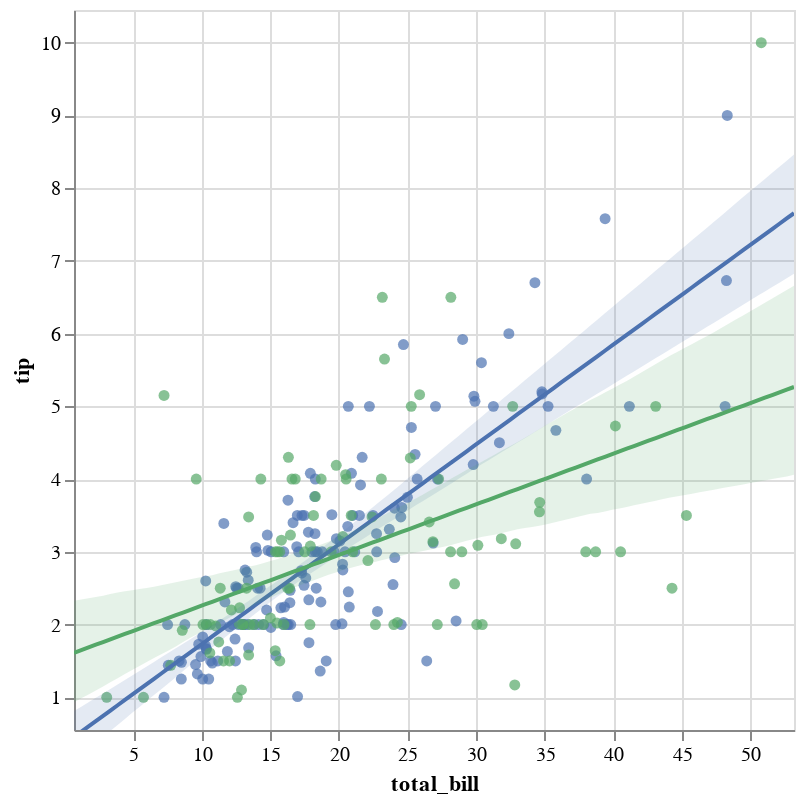

Here is the notebook cell this chart was saved with:
### Code cell
display(salt.lmplot(x="total_bill", y="tip", hue="smoker", data=tips))
g = sns.lmplot(x="total_bill", y="tip", hue="smoker", data=tips, markers=["o", "x"])

### Figure 1 — Vega-Lite specification as saved in the notebook (floating-point values rounded to 4 significant figures; data arrays with more than 128 entries replaced by an {"elided": "..."} marker saying what was removed)
{"$schema": "https://vega.github.io/schema/vega-lite/v2.4.1.json", "config": {"view": {"height": 300, "width": 400}}, "height": 360, "layer": [{"data": {"values": {"elided": "151 records"}}, "encoding": {"color": {"value": "rgba(76.0,114.0,176.0,1)"}, "x": {"axis": {"title": "total_bill"}, "field": "total_bill", "scale": {"domain": [0.683, 53.2], "nice": false}, "type": "quantitative"}, "y": {"axis": {"title": "tip"}, "field": "tip", "scale": {"domain": [0.55, 10.45], "nice": false}, "type": "quantitative"}}, "mark": {"clip": true, "type": "circle"}}, {"data": {"values": [{"day": "Sat", "sex": "Male", "size": 4, "smoker": "Yes", "time": "Dinner", "tip": 3, "total_bill": 38.01}, {"day": "Sat", "sex": "Male", "size": 2, "smoker": "Yes", "time": "Dinner", "tip": 1.76, "total_bill": 11.24}, {"day": "Sat", "sex": "Male", "size": 2, "smoker": "Yes", "time": "Dinner", "tip": 3.21, "total_bill": 20.29}, {"day": "Sat", "sex": "Male", "size": 2, "smoker": "Yes", "time": "Dinner", "tip": 2, "total_bill": 13.81}, {"day": "Sat", "sex": "Male", "size": 2, "smoker": "Yes", "time": "Dinner", "tip": 1.98, "total_bill": 11.02}, {"day": "Sat", "sex": "Male", "size": 4, "smoker": "Yes", "time": "Dinner", "tip": 3.76, "total_bill": 18.29}, {"day": "Sat", "sex": "Female", "size": 1, "smoker": "Yes", "time": "Dinner", "tip": 1, "total_bill": 3.07}, {"day": "Sat", "sex": "Male", "size": 2, "smoker": "Yes", "time": "Dinner", "tip": 2.09, "total_bill": 15.01}, {"day": "Sat", "sex": "Female", "size": 2, "smoker": "Yes", "time": "Dinner", "tip": 3.14, "total_bill": 26.86}, {"day": "Sat", "sex": "Female", "size": 2, "smoker": "Yes", "time": "Dinner", "tip": 5, "total_bill": 25.28}, {"day": "Sat", "sex": "Male", "size": 2, "smoker": "Yes", "time": "Dinner", "tip": 3.08, "total_bill": 17.92}, {"day": "Thur", "sex": "Male", "size": 2, "smoker": "Yes", "time": "Lunch", "tip": 3, "total_bill": 19.44}, {"day": "Thur", "sex": "Male", "size": 2, "smoker": "Yes", "time": "Lunch", "tip": 5, "total_bill": 32.68}, {"day": "Fri", "sex": "Male", "size": 2, "smoker": "Yes", "time": "Dinner", "tip": 3, "total_bill": 28.97}, {"day": "Fri", "sex": "Female", "size": 2, "smoker": "Yes", "time": "Dinner", "tip": 1, "total_bill": 5.75}, {"day": "Fri", "sex": "Female", "size": 2, "smoker": "Yes", "time": "Dinner", "tip": 4.3, "total_bill": 16.32}, {"day": "Fri", "sex": "Male", "size": 4, "smoker": "Yes", "time": "Dinner", "tip": 4.73, "total_bill": 40.17}, {"day": "Fri", "sex": "Male", "size": 2, "smoker": "Yes", "time": "Dinner", "tip": 4, "total_bill": 27.28}, {"day": "Fri", "sex": "Male", "size": 2, "smoker": "Yes", "time": "Dinner", "tip": 1.5, "total_bill": 12.03}, {"day": "Fri", "sex": "Male", "size": 2, "smoker": "Yes", "time": "Dinner", "tip": 3, "total_bill": 21.01}, {"day": "Fri", "sex": "Female", "size": 2, "smoker": "Yes", "time": "Dinner", "tip": 2.5, "total_bill": 11.35}, {"day": "Fri", "sex": "Female", "size": 2, "smoker": "Yes", "time": "Dinner", "tip": 3, "total_bill": 15.38}, {"day": "Sat", "sex": "Female", "size": 3, "smoker": "Yes", "time": "Dinner", "tip": 2.5, "total_bill": 44.3}, {"day": "Sat", "sex": "Female", "size": 2, "smoker": "Yes", "time": "Dinner", "tip": 3.48, "total_bill": 22.42}, {"day": "Sat", "sex": "Male", "size": 2, "smoker": "Yes", "time": "Dinner", "tip": 1.64, "total_bill": 15.36}, {"day": "Sat", "sex": "Male", "size": 2, "smoker": "Yes", "time": "Dinner", "tip": 4.06, "total_bill": 20.49}, {"day": "Sat", "sex": "Male", "size": 2, "smoker": "Yes", "time": "Dinner", "tip": 4.29, "total_bill": 25.21}, {"day": "Sat", "sex": "Female", "size": 2, "smoker": "Yes", "time": "Dinner", "tip": 4, "total_bill": 14.31}, {"day": "Thur", "sex": "Male", "size": 2, "smoker": "Yes", "time": "Lunch", "tip": 2, "total_bill": 16}, {"day": "Sun", "sex": "Female", "size": 2, "smoker": "Yes", "time": "Dinner", "tip": 3, "total_bill": 17.51}, {"day": "Sat", "sex": "Female", "size": 2, "smoker": "Yes", "time": "Dinner", "tip": 1.61, "total_bill": 10.59}, {"day": "Sat", "sex": "Female", "size": 2, "smoker": "Yes", "time": "Dinner", "tip": 2, "total_bill": 10.63}, {"day": "Sat", "sex": "Male", "size": 3, "smoker": "Yes", "time": "Dinner", "tip": 10, "total_bill": 50.81}, {"day": "Sat", "sex": "Male", "size": 2, "smoker": "Yes", "time": "Dinner", "tip": 3.16, "total_bill": 15.81}, {"day": "Sun", "sex": "Male", "size": 2, "smoker": "Yes", "time": "Dinner", "tip": 5.15, "total_bill": 7.25}, {"day": "Sun", "sex": "Male", "size": 2, "smoker": "Yes", "time": "Dinner", "tip": 3.18, "total_bill": 31.85}, {"day": "Sun", "sex": "Male", "size": 2, "smoker": "Yes", "time": "Dinner", "tip": 4, "total_bill": 16.82}, {"day": "Sun", "sex": "Male", "size": 2, "smoker": "Yes", "time": "Dinner", "tip": 3.11, "total_bill": 32.9}, {"day": "Sun", "sex": "Male", "size": 2, "smoker": "Yes", "time": "Dinner", "tip": 2, "total_bill": 17.89}, {"day": "Sun", "sex": "Male", "size": 2, "smoker": "Yes", "time": "Dinner", "tip": 2, "total_bill": 14.48}, {"day": "Sun", "sex": "Female", "size": 2, "smoker": "Yes", "time": "Dinner", "tip": 4, "total_bill": 9.6}, {"day": "Sun", "sex": "Male", "size": 2, "smoker": "Yes", "time": "Dinner", "tip": 3.55, "total_bill": 34.63}, {"day": "Sun", "sex": "Male", "size": 4, "smoker": "Yes", "time": "Dinner", "tip": 3.68, "total_bill": 34.65}, {"day": "Sun", "sex": "Male", "size": 2, "smoker": "Yes", "time": "Dinner", "tip": 5.65, "total_bill": 23.33}, {"day": "Sun", "sex": "Male", "size": 3, "smoker": "Yes", "time": "Dinner", "tip": 3.5, "total_bill": 45.35}, {"day": "Sun", "sex": "Male", "size": 4, "smoker": "Yes", "time": "Dinner", "tip": 6.5, "total_bill": 23.17}, {"day": "Sun", "sex": "Male", "size": 2, "smoker": "Yes", "time": "Dinner", "tip": 3, "total_bill": 40.55}, {"day": "Sun", "sex": "Female", "size": 3, "smoker": "Yes", "time": "Dinner", "tip": 3.5, "total_bill": 20.9}, {"day": "Sun", "sex": "Male", "size": 5, "smoker": "Yes", "time": "Dinner", "tip": 2, "total_bill": 30.46}, {"day": "Sun", "sex": "Female", "size": 3, "smoker": "Yes", "time": "Dinner", "tip": 3.5, "total_bill": 18.15}, {"day": "Sun", "sex": "Male", "size": 3, "smoker": "Yes", "time": "Dinner", "tip": 4, "total_bill": 23.1}, {"day": "Sun", "sex": "Male", "size": 2, "smoker": "Yes", "time": "Dinner", "tip": 1.5, "total_bill": 15.69}, {"day": "Thur", "sex": "Female", "size": 2, "smoker": "Yes", "time": "Lunch", "tip": 4.19, "total_bill": 19.81}, {"day": "Thur", "sex": "Male", "size": 2, "smoker": "Yes", "time": "Lunch", "tip": 2.56, "total_bill": 28.44}, {"day": "Thur", "sex": "Male", "size": 2, "smoker": "Yes", "time": "Lunch", "tip": 2.02, "total_bill": 15.48}, {"day": "Thur", "sex": "Male", "size": 2, "smoker": "Yes", "time": "Lunch", "tip": 4, "total_bill": 16.58}, {"day": "Thur", "sex": "Male", "size": 2, "smoker": "Yes", "time": "Lunch", "tip": 2, "total_bill": 10.34}, {"day": "Thur", "sex": "Female", "size": 4, "smoker": "Yes", "time": "Lunch", "tip": 5, "total_bill": 43.11}, {"day": "Thur", "sex": "Female", "size": 2, "smoker": "Yes", "time": "Lunch", "tip": 2, "total_bill": 13}, {"day": "Thur", "sex": "Male", "size": 2, "smoker": "Yes", "time": "Lunch", "tip": 2, "total_bill": 13.51}, {"day": "Thur", "sex": "Male", "size": 3, "smoker": "Yes", "time": "Lunch", "tip": 4, "total_bill": 18.71}, {"day": "Thur", "sex": "Female", "size": 2, "smoker": "Yes", "time": "Lunch", "tip": 2.01, "total_bill": 12.74}, {"day": "Thur", "sex": "Female", "size": 2, "smoker": "Yes", "time": "Lunch", "tip": 2, "total_bill": 13}, {"day": "Thur", "sex": "Female", "size": 2, "smoker": "Yes", "time": "Lunch", "tip": 2.5, "total_bill": 16.4}, {"day": "Thur", "sex": "Male", "size": 4, "smoker": "Yes", "time": "Lunch", "tip": 4, "total_bill": 20.53}, {"day": "Thur", "sex": "Female", "size": 3, "smoker": "Yes", "time": "Lunch", "tip": 3.23, "total_bill": 16.47}, {"day": "Sat", "sex": "Male", "size": 3, "smoker": "Yes", "time": "Dinner", "tip": 3.41, "total_bill": 26.59}, {"day": "Sat", "sex": "Male", "size": 4, "smoker": "Yes", "time": "Dinner", "tip": 3, "total_bill": 38.73}, {"day": "Sat", "sex": "Male", "size": 2, "smoker": "Yes", "time": "Dinner", "tip": 2.03, "total_bill": 24.27}, {"day": "Sat", "sex": "Female", "size": 2, "smoker": "Yes", "time": "Dinner", "tip": 2.23, "total_bill": 12.76}, {"day": "Sat", "sex": "Male", "size": 3, "smoker": "Yes", "time": "Dinner", "tip": 2, "total_bill": 30.06}, {"day": "Sat", "sex": "Male", "size": 4, "smoker": "Yes", "time": "Dinner", "tip": 5.16, "total_bill": 25.89}, {"day": "Sat", "sex": "Female", "size": 2, "smoker": "Yes", "time": "Dinner", "tip": 2.5, "total_bill": 13.27}, {"day": "Sat", "sex": "Female", "size": 3, "smoker": "Yes", "time": "Dinner", "tip": 6.5, "total_bill": 28.17}, {"day": "Sat", "sex": "Female", "size": 2, "smoker": "Yes", "time": "Dinner", "tip": 1.1, "total_bill": 12.9}, {"day": "Sat", "sex": "Male", "size": 5, "smoker": "Yes", "time": "Dinner", "tip": 3, "total_bill": 28.15}, {"day": "Sat", "sex": "Male", "size": 2, "smoker": "Yes", "time": "Dinner", "tip": 1.5, "total_bill": 11.59}, {"day": "Sat", "sex": "Male", "size": 2, "smoker": "Yes", "time": "Dinner", "tip": 1.44, "total_bill": 7.74}, {"day": "Sat", "sex": "Female", "size": 4, "smoker": "Yes", "time": "Dinner", "tip": 3.09, "total_bill": 30.14}, {"day": "Fri", "sex": "Male", "size": 2, "smoker": "Yes", "time": "Lunch", "tip": 2.2, "total_bill": 12.16}, {"day": "Fri", "sex": "Female", "size": 2, "smoker": "Yes", "time": "Lunch", "tip": 3.48, "total_bill": 13.42}, {"day": "Fri", "sex": "Male", "size": 1, "smoker": "Yes", "time": "Lunch", "tip": 1.92, "total_bill": 8.58}, {"day": "Fri", "sex": "Male", "size": 2, "smoker": "Yes", "time": "Lunch", "tip": 1.58, "total_bill": 13.42}, {"day": "Fri", "sex": "Female", "size": 2, "smoker": "Yes", "time": "Lunch", "tip": 2.5, "total_bill": 16.27}, {"day": "Fri", "sex": "Female", "size": 2, "smoker": "Yes", "time": "Lunch", "tip": 2, "total_bill": 10.09}, {"day": "Sat", "sex": "Female", "size": 2, "smoker": "Yes", "time": "Dinner", "tip": 2.88, "total_bill": 22.12}, {"day": "Sat", "sex": "Male", "size": 4, "smoker": "Yes", "time": "Dinner", "tip": 2, "total_bill": 24.01}, {"day": "Sat", "sex": "Male", "size": 3, "smoker": "Yes", "time": "Dinner", "tip": 3, "total_bill": 15.69}, {"day": "Sat", "sex": "Male", "size": 2, "smoker": "Yes", "time": "Dinner", "tip": 3, "total_bill": 15.53}, {"day": "Sat", "sex": "Male", "size": 2, "smoker": "Yes", "time": "Dinner", "tip": 1, "total_bill": 12.6}, {"day": "Sat", "sex": "Male", "size": 2, "smoker": "Yes", "time": "Dinner", "tip": 1.17, "total_bill": 32.83}, {"day": "Sat", "sex": "Female", "size": 2, "smoker": "Yes", "time": "Dinner", "tip": 2, "total_bill": 27.18}, {"day": "Sat", "sex": "Male", "size": 2, "smoker": "Yes", "time": "Dinner", "tip": 2, "total_bill": 22.67}]}, "encoding": {"color": {"value": "rgba(85.0,168.0,104.0,1)"}, "x": {"axis": {"title": "total_bill"}, "field": "total_bill", "scale": {"domain": [0.683, 53.2], "nice": false}, "type": "quantitative"}, "y": {"axis": {"title": "tip"}, "field": "tip", "scale": {"domain": [0.55, 10.45], "nice": false}, "type": "quantitative"}}, "mark": {"clip": true, "type": "circle"}}, {"data": {"values": [{"x": 0.683, "y": 0.4537}, {"x": 1.213, "y": 0.5265}, {"x": 1.744, "y": 0.5993}, {"x": 2.274, "y": 0.672}, {"x": 2.805, "y": 0.7448}, {"x": 3.335, "y": 0.8175}, {"x": 3.866, "y": 0.8903}, {"x": 4.396, "y": 0.963}, {"x": 4.927, "y": 1.036}, {"x": 5.457, "y": 1.109}, {"x": 5.987, "y": 1.181}, {"x": 6.518, "y": 1.254}, {"x": 7.048, "y": 1.327}, {"x": 7.579, "y": 1.4}, {"x": 8.109, "y": 1.472}, {"x": 8.64, "y": 1.545}, {"x": 9.17, "y": 1.618}, {"x": 9.701, "y": 1.691}, {"x": 10.23, "y": 1.763}, {"x": 10.76, "y": 1.836}, {"x": 11.29, "y": 1.909}, {"x": 11.82, "y": 1.982}, {"x": 12.35, "y": 2.054}, {"x": 12.88, "y": 2.127}, {"x": 13.41, "y": 2.2}, {"x": 13.94, "y": 2.273}, {"x": 14.47, "y": 2.345}, {"x": 15.01, "y": 2.418}, {"x": 15.54, "y": 2.491}, {"x": 16.07, "y": 2.564}, {"x": 16.6, "y": 2.636}, {"x": 17.13, "y": 2.709}, {"x": 17.66, "y": 2.782}, {"x": 18.19, "y": 2.855}, {"x": 18.72, "y": 2.927}, {"x": 19.25, "y": 3.0}, {"x": 19.78, "y": 3.073}, {"x": 20.31, "y": 3.146}, {"x": 20.84, "y": 3.218}, {"x": 21.37, "y": 3.291}, {"x": 21.9, "y": 3.364}, {"x": 22.43, "y": 3.437}, {"x": 22.96, "y": 3.509}, {"x": 23.49, "y": 3.582}, {"x": 24.02, "y": 3.655}, {"x": 24.55, "y": 3.728}, {"x": 25.08, "y": 3.8}, {"x": 25.61, "y": 3.873}, {"x": 26.14, "y": 3.946}, {"x": 26.67, "y": 4.019}, {"x": 27.21, "y": 4.091}, {"x": 27.74, "y": 4.164}, {"x": 28.27, "y": 4.237}, {"x": 28.8, "y": 4.31}, {"x": 29.33, "y": 4.382}, {"x": 29.86, "y": 4.455}, {"x": 30.39, "y": 4.528}, {"x": 30.92, "y": 4.601}, {"x": 31.45, "y": 4.673}, {"x": 31.98, "y": 4.746}, {"x": 32.51, "y": 4.819}, {"x": 33.04, "y": 4.892}, {"x": 33.57, "y": 4.964}, {"x": 34.1, "y": 5.037}, {"x": 34.63, "y": 5.11}, {"x": 35.16, "y": 5.183}, {"x": 35.69, "y": 5.255}, {"x": 36.22, "y": 5.328}, {"x": 36.75, "y": 5.401}, {"x": 37.28, "y": 5.474}, {"x": 37.81, "y": 5.546}, {"x": 38.34, "y": 5.619}, {"x": 38.88, "y": 5.692}, {"x": 39.41, "y": 5.765}, {"x": 39.94, "y": 5.838}, {"x": 40.47, "y": 5.91}, {"x": 41.0, "y": 5.983}, {"x": 41.53, "y": 6.056}, {"x": 42.06, "y": 6.129}, {"x": 42.59, "y": 6.201}, {"x": 43.12, "y": 6.274}, {"x": 43.65, "y": 6.347}, {"x": 44.18, "y": 6.42}, {"x": 44.71, "y": 6.492}, {"x": 45.24, "y": 6.565}, {"x": 45.77, "y": 6.638}, {"x": 46.3, "y": 6.711}, {"x": 46.83, "y": 6.783}, {"x": 47.36, "y": 6.856}, {"x": 47.89, "y": 6.929}, {"x": 48.42, "y": 7.002}, {"x": 48.95, "y": 7.074}, {"x": 49.48, "y": 7.147}, {"x": 50.01, "y": 7.22}, {"x": 50.54, "y": 7.293}, {"x": 51.08, "y": 7.365}, {"x": 51.61, "y": 7.438}, {"x": 52.14, "y": 7.511}, {"x": 52.67, "y": 7.584}, {"x": 53.2, "y": 7.656}]}, "encoding": {"color": {"value": "rgba(76.0,114.0,176.0,1)"}, "x": {"field": "x", "scale": {"domain": [0.683, 53.2], "nice": false}, "type": "quantitative"}, "y": {"field": "y", "scale": {"domain": [0.55, 10.45], "nice": false}, "type": "quantitative"}}, "mark": {"clip": true, "type": "line"}}, {"data": {"values": [{"x": 0.683, "y1": 0.1322, "y2": 0.8108}, {"x": 1.213, "y1": 0.2138, "y2": 0.8713}, {"x": 1.744, "y1": 0.2947, "y2": 0.9319}, {"x": 2.274, "y1": 0.3757, "y2": 0.9924}, {"x": 2.805, "y1": 0.4567, "y2": 1.053}, {"x": 3.335, "y1": 0.5376, "y2": 1.113}, {"x": 3.866, "y1": 0.6187, "y2": 1.175}, {"x": 4.396, "y1": 0.7029, "y2": 1.238}, {"x": 4.927, "y1": 0.7884, "y2": 1.301}, {"x": 5.457, "y1": 0.868, "y2": 1.363}, {"x": 5.987, "y1": 0.9496, "y2": 1.424}, {"x": 6.518, "y1": 1.033, "y2": 1.486}, {"x": 7.048, "y1": 1.111, "y2": 1.551}, {"x": 7.579, "y1": 1.194, "y2": 1.613}, {"x": 8.109, "y1": 1.276, "y2": 1.674}, {"x": 8.64, "y1": 1.36, "y2": 1.735}, {"x": 9.17, "y1": 1.444, "y2": 1.799}, {"x": 9.701, "y1": 1.521, "y2": 1.865}, {"x": 10.23, "y1": 1.604, "y2": 1.927}, {"x": 10.76, "y1": 1.684, "y2": 1.992}, {"x": 11.29, "y1": 1.763, "y2": 2.056}, {"x": 11.82, "y1": 1.843, "y2": 2.121}, {"x": 12.35, "y1": 1.922, "y2": 2.187}, {"x": 12.88, "y1": 1.999, "y2": 2.258}, {"x": 13.41, "y1": 2.078, "y2": 2.324}, {"x": 13.94, "y1": 2.157, "y2": 2.395}, {"x": 14.47, "y1": 2.23, "y2": 2.467}, {"x": 15.01, "y1": 2.311, "y2": 2.533}, {"x": 15.54, "y1": 2.386, "y2": 2.602}, {"x": 16.07, "y1": 2.458, "y2": 2.674}, {"x": 16.6, "y1": 2.53, "y2": 2.747}, {"x": 17.13, "y1": 2.599, "y2": 2.821}, {"x": 17.66, "y1": 2.666, "y2": 2.896}, {"x": 18.19, "y1": 2.734, "y2": 2.973}, {"x": 18.72, "y1": 2.798, "y2": 3.047}, {"x": 19.25, "y1": 2.866, "y2": 3.125}, {"x": 19.78, "y1": 2.935, "y2": 3.204}, {"x": 20.31, "y1": 3.004, "y2": 3.282}, {"x": 20.84, "y1": 3.069, "y2": 3.363}, {"x": 21.37, "y1": 3.132, "y2": 3.445}, {"x": 21.9, "y1": 3.195, "y2": 3.527}, {"x": 22.43, "y1": 3.259, "y2": 3.607}, {"x": 22.96, "y1": 3.323, "y2": 3.688}, {"x": 23.49, "y1": 3.385, "y2": 3.769}, {"x": 24.02, "y1": 3.446, "y2": 3.851}, {"x": 24.55, "y1": 3.51, "y2": 3.934}, {"x": 25.08, "y1": 3.575, "y2": 4.018}, {"x": 25.61, "y1": 3.639, "y2": 4.101}, {"x": 26.14, "y1": 3.699, "y2": 4.186}, {"x": 26.67, "y1": 3.761, "y2": 4.269}, {"x": 27.21, "y1": 3.823, "y2": 4.353}, {"x": 27.74, "y1": 3.885, "y2": 4.437}, {"x": 28.27, "y1": 3.948, "y2": 4.521}, {"x": 28.8, "y1": 4.011, "y2": 4.604}, {"x": 29.33, "y1": 4.074, "y2": 4.688}, {"x": 29.86, "y1": 4.138, "y2": 4.772}, {"x": 30.39, "y1": 4.199, "y2": 4.855}, {"x": 30.92, "y1": 4.261, "y2": 4.939}, {"x": 31.45, "y1": 4.321, "y2": 5.023}, {"x": 31.98, "y1": 4.382, "y2": 5.107}, {"x": 32.51, "y1": 4.442, "y2": 5.19}, {"x": 33.04, "y1": 4.503, "y2": 5.274}, {"x": 33.57, "y1": 4.563, "y2": 5.358}, {"x": 34.1, "y1": 4.624, "y2": 5.441}, {"x": 34.63, "y1": 4.684, "y2": 5.524}, {"x": 35.16, "y1": 4.746, "y2": 5.609}, {"x": 35.69, "y1": 4.808, "y2": 5.693}, {"x": 36.22, "y1": 4.87, "y2": 5.776}, {"x": 36.75, "y1": 4.932, "y2": 5.86}, {"x": 37.28, "y1": 4.994, "y2": 5.944}, {"x": 37.81, "y1": 5.054, "y2": 6.027}, {"x": 38.34, "y1": 5.115, "y2": 6.111}, {"x": 38.88, "y1": 5.176, "y2": 6.195}, {"x": 39.41, "y1": 5.236, "y2": 6.28}, {"x": 39.94, "y1": 5.297, "y2": 6.364}, {"x": 40.47, "y1": 5.359, "y2": 6.448}, {"x": 41.0, "y1": 5.42, "y2": 6.532}, {"x": 41.53, "y1": 5.481, "y2": 6.614}, {"x": 42.06, "y1": 5.541, "y2": 6.697}, {"x": 42.59, "y1": 5.603, "y2": 6.783}, {"x": 43.12, "y1": 5.664, "y2": 6.867}, {"x": 43.65, "y1": 5.725, "y2": 6.951}, {"x": 44.18, "y1": 5.785, "y2": 7.035}, {"x": 44.71, "y1": 5.846, "y2": 7.119}, {"x": 45.24, "y1": 5.908, "y2": 7.202}, {"x": 45.77, "y1": 5.969, "y2": 7.286}, {"x": 46.3, "y1": 6.029, "y2": 7.37}, {"x": 46.83, "y1": 6.09, "y2": 7.454}, {"x": 47.36, "y1": 6.151, "y2": 7.537}, {"x": 47.89, "y1": 6.212, "y2": 7.622}, {"x": 48.42, "y1": 6.273, "y2": 7.708}, {"x": 48.95, "y1": 6.335, "y2": 7.793}, {"x": 49.48, "y1": 6.397, "y2": 7.877}, {"x": 50.01, "y1": 6.459, "y2": 7.961}, {"x": 50.54, "y1": 6.52, "y2": 8.044}, {"x": 51.08, "y1": 6.58, "y2": 8.128}, {"x": 51.61, "y1": 6.64, "y2": 8.211}, {"x": 52.14, "y1": 6.701, "y2": 8.295}, {"x": 52.67, "y1": 6.761, "y2": 8.378}, {"x": 53.2, "y1": 6.822, "y2": 8.462}]}, "encoding": {"color": {"value": "rgba(76.0,114.0,176.0,1)"}, "opacity": {"value": 0.15}, "x": {"field": "x", "scale": {"domain": [0.683, 53.2], "nice": false}, "type": "quantitative"}, "y": {"field": "y1", "scale": {"domain": [0.55, 10.45], "nice": false}, "type": "quantitative"}, "y2": {"field": "y2", "type": "quantitative"}}, "mark": {"clip": true, "type": "area"}}, {"data": {"values": [{"x": 0.683, "y": 1.612}, {"x": 1.213, "y": 1.649}, {"x": 1.744, "y": 1.686}, {"x": 2.274, "y": 1.723}, {"x": 2.805, "y": 1.759}, {"x": 3.335, "y": 1.796}, {"x": 3.866, "y": 1.833}, {"x": 4.396, "y": 1.87}, {"x": 4.927, "y": 1.907}, {"x": 5.457, "y": 1.944}, {"x": 5.987, "y": 1.981}, {"x": 6.518, "y": 2.018}, {"x": 7.048, "y": 2.055}, {"x": 7.579, "y": 2.092}, {"x": 8.109, "y": 2.129}, {"x": 8.64, "y": 2.166}, {"x": 9.17, "y": 2.202}, {"x": 9.701, "y": 2.239}, {"x": 10.23, "y": 2.276}, {"x": 10.76, "y": 2.313}, {"x": 11.29, "y": 2.35}, {"x": 11.82, "y": 2.387}, {"x": 12.35, "y": 2.424}, {"x": 12.88, "y": 2.461}, {"x": 13.41, "y": 2.498}, {"x": 13.94, "y": 2.535}, {"x": 14.47, "y": 2.572}, {"x": 15.01, "y": 2.608}, {"x": 15.54, "y": 2.645}, {"x": 16.07, "y": 2.682}, {"x": 16.6, "y": 2.719}, {"x": 17.13, "y": 2.756}, {"x": 17.66, "y": 2.793}, {"x": 18.19, "y": 2.83}, {"x": 18.72, "y": 2.867}, {"x": 19.25, "y": 2.904}, {"x": 19.78, "y": 2.941}, {"x": 20.31, "y": 2.978}, {"x": 20.84, "y": 3.015}, {"x": 21.37, "y": 3.051}, {"x": 21.9, "y": 3.088}, {"x": 22.43, "y": 3.125}, {"x": 22.96, "y": 3.162}, {"x": 23.49, "y": 3.199}, {"x": 24.02, "y": 3.236}, {"x": 24.55, "y": 3.273}, {"x": 25.08, "y": 3.31}, {"x": 25.61, "y": 3.347}, {"x": 26.14, "y": 3.384}, {"x": 26.67, "y": 3.421}, {"x": 27.21, "y": 3.457}, {"x": 27.74, "y": 3.494}, {"x": 28.27, "y": 3.531}, {"x": 28.8, "y": 3.568}, {"x": 29.33, "y": 3.605}, {"x": 29.86, "y": 3.642}, {"x": 30.39, "y": 3.679}, {"x": 30.92, "y": 3.716}, {"x": 31.45, "y": 3.753}, {"x": 31.98, "y": 3.79}, {"x": 32.51, "y": 3.827}, {"x": 33.04, "y": 3.864}, {"x": 33.57, "y": 3.9}, {"x": 34.1, "y": 3.937}, {"x": 34.63, "y": 3.974}, {"x": 35.16, "y": 4.011}, {"x": 35.69, "y": 4.048}, {"x": 36.22, "y": 4.085}, {"x": 36.75, "y": 4.122}, {"x": 37.28, "y": 4.159}, {"x": 37.81, "y": 4.196}, {"x": 38.34, "y": 4.233}, {"x": 38.88, "y": 4.27}, {"x": 39.41, "y": 4.307}, {"x": 39.94, "y": 4.343}, {"x": 40.47, "y": 4.38}, {"x": 41.0, "y": 4.417}, {"x": 41.53, "y": 4.454}, {"x": 42.06, "y": 4.491}, {"x": 42.59, "y": 4.528}, {"x": 43.12, "y": 4.565}, {"x": 43.65, "y": 4.602}, {"x": 44.18, "y": 4.639}, {"x": 44.71, "y": 4.676}, {"x": 45.24, "y": 4.713}, {"x": 45.77, "y": 4.749}, {"x": 46.3, "y": 4.786}, {"x": 46.83, "y": 4.823}, {"x": 47.36, "y": 4.86}, {"x": 47.89, "y": 4.897}, {"x": 48.42, "y": 4.934}, {"x": 48.95, "y": 4.971}, {"x": 49.48, "y": 5.008}, {"x": 50.01, "y": 5.045}, {"x": 50.54, "y": 5.082}, {"x": 51.08, "y": 5.119}, {"x": 51.61, "y": 5.156}, {"x": 52.14, "y": 5.192}, {"x": 52.67, "y": 5.229}, {"x": 53.2, "y": 5.266}]}, "encoding": {"color": {"value": "rgba(85.0,168.0,104.0,1)"}, "x": {"field": "x", "scale": {"domain": [0.683, 53.2], "nice": false}, "type": "quantitative"}, "y": {"field": "y", "scale": {"domain": [0.55, 10.45], "nice": false}, "type": "quantitative"}}, "mark": {"clip": true, "type": "line"}}, {"data": {"values": [{"x": 0.683, "y1": 0.9316, "y2": 2.327}, {"x": 1.213, "y1": 0.9856, "y2": 2.345}, {"x": 1.744, "y1": 1.04, "y2": 2.361}, {"x": 2.274, "y1": 1.094, "y2": 2.377}, {"x": 2.805, "y1": 1.15, "y2": 2.395}, {"x": 3.335, "y1": 1.206, "y2": 2.418}, {"x": 3.866, "y1": 1.261, "y2": 2.441}, {"x": 4.396, "y1": 1.318, "y2": 2.457}, {"x": 4.927, "y1": 1.376, "y2": 2.472}, {"x": 5.457, "y1": 1.429, "y2": 2.488}, {"x": 5.987, "y1": 1.484, "y2": 2.503}, {"x": 6.518, "y1": 1.54, "y2": 2.521}, {"x": 7.048, "y1": 1.591, "y2": 2.54}, {"x": 7.579, "y1": 1.643, "y2": 2.561}, {"x": 8.109, "y1": 1.699, "y2": 2.582}, {"x": 8.64, "y1": 1.76, "y2": 2.603}, {"x": 9.17, "y1": 1.817, "y2": 2.623}, {"x": 9.701, "y1": 1.87, "y2": 2.642}, {"x": 10.23, "y1": 1.923, "y2": 2.66}, {"x": 10.76, "y1": 1.975, "y2": 2.678}, {"x": 11.29, "y1": 2.025, "y2": 2.706}, {"x": 11.82, "y1": 2.073, "y2": 2.727}, {"x": 12.35, "y1": 2.127, "y2": 2.748}, {"x": 12.88, "y1": 2.177, "y2": 2.77}, {"x": 13.41, "y1": 2.228, "y2": 2.794}, {"x": 13.94, "y1": 2.277, "y2": 2.814}, {"x": 14.47, "y1": 2.322, "y2": 2.843}, {"x": 15.01, "y1": 2.368, "y2": 2.872}, {"x": 15.54, "y1": 2.413, "y2": 2.902}, {"x": 16.07, "y1": 2.455, "y2": 2.938}, {"x": 16.6, "y1": 2.495, "y2": 2.974}, {"x": 17.13, "y1": 2.536, "y2": 3.005}, {"x": 17.66, "y1": 2.574, "y2": 3.028}, {"x": 18.19, "y1": 2.611, "y2": 3.067}, {"x": 18.72, "y1": 2.647, "y2": 3.102}, {"x": 19.25, "y1": 2.684, "y2": 3.139}, {"x": 19.78, "y1": 2.716, "y2": 3.182}, {"x": 20.31, "y1": 2.749, "y2": 3.225}, {"x": 20.84, "y1": 2.777, "y2": 3.269}, {"x": 21.37, "y1": 2.805, "y2": 3.32}, {"x": 21.9, "y1": 2.83, "y2": 3.374}, {"x": 22.43, "y1": 2.85, "y2": 3.428}, {"x": 22.96, "y1": 2.878, "y2": 3.476}, {"x": 23.49, "y1": 2.903, "y2": 3.526}, {"x": 24.02, "y1": 2.926, "y2": 3.581}, {"x": 24.55, "y1": 2.946, "y2": 3.632}, {"x": 25.08, "y1": 2.972, "y2": 3.681}, {"x": 25.61, "y1": 2.991, "y2": 3.732}, {"x": 26.14, "y1": 3.01, "y2": 3.789}, {"x": 26.67, "y1": 3.03, "y2": 3.845}, {"x": 27.21, "y1": 3.052, "y2": 3.901}, {"x": 27.74, "y1": 3.073, "y2": 3.954}, {"x": 28.27, "y1": 3.096, "y2": 4.014}, {"x": 28.8, "y1": 3.124, "y2": 4.071}, {"x": 29.33, "y1": 3.152, "y2": 4.127}, {"x": 29.86, "y1": 3.177, "y2": 4.182}, {"x": 30.39, "y1": 3.205, "y2": 4.236}, {"x": 30.92, "y1": 3.22, "y2": 4.291}, {"x": 31.45, "y1": 3.237, "y2": 4.346}, {"x": 31.98, "y1": 3.261, "y2": 4.405}, {"x": 32.51, "y1": 3.286, "y2": 4.456}, {"x": 33.04, "y1": 3.31, "y2": 4.51}, {"x": 33.57, "y1": 3.326, "y2": 4.568}, {"x": 34.1, "y1": 3.343, "y2": 4.627}, {"x": 34.63, "y1": 3.359, "y2": 4.688}, {"x": 35.16, "y1": 3.379, "y2": 4.749}, {"x": 35.69, "y1": 3.403, "y2": 4.806}, {"x": 36.22, "y1": 3.427, "y2": 4.865}, {"x": 36.75, "y1": 3.451, "y2": 4.924}, {"x": 37.28, "y1": 3.475, "y2": 4.978}, {"x": 37.81, "y1": 3.498, "y2": 5.032}, {"x": 38.34, "y1": 3.522, "y2": 5.088}, {"x": 38.88, "y1": 3.534, "y2": 5.137}, {"x": 39.41, "y1": 3.555, "y2": 5.19}, {"x": 39.94, "y1": 3.577, "y2": 5.243}, {"x": 40.47, "y1": 3.595, "y2": 5.296}, {"x": 41.0, "y1": 3.617, "y2": 5.349}, {"x": 41.53, "y1": 3.639, "y2": 5.407}, {"x": 42.06, "y1": 3.66, "y2": 5.466}, {"x": 42.59, "y1": 3.681, "y2": 5.525}, {"x": 43.12, "y1": 3.703, "y2": 5.584}, {"x": 43.65, "y1": 3.726, "y2": 5.642}, {"x": 44.18, "y1": 3.745, "y2": 5.699}, {"x": 44.71, "y1": 3.764, "y2": 5.752}, {"x": 45.24, "y1": 3.782, "y2": 5.805}, {"x": 45.77, "y1": 3.8, "y2": 5.858}, {"x": 46.3, "y1": 3.818, "y2": 5.911}, {"x": 46.83, "y1": 3.836, "y2": 5.964}, {"x": 47.36, "y1": 3.855, "y2": 6.019}, {"x": 47.89, "y1": 3.873, "y2": 6.077}, {"x": 48.42, "y1": 3.891, "y2": 6.135}, {"x": 48.95, "y1": 3.909, "y2": 6.193}, {"x": 49.48, "y1": 3.927, "y2": 6.251}, {"x": 50.01, "y1": 3.945, "y2": 6.309}, {"x": 50.54, "y1": 3.963, "y2": 6.367}, {"x": 51.08, "y1": 3.982, "y2": 6.425}, {"x": 51.61, "y1": 4.0, "y2": 6.483}, {"x": 52.14, "y1": 4.018, "y2": 6.541}, {"x": 52.67, "y1": 4.037, "y2": 6.599}, {"x": 53.2, "y1": 4.06, "y2": 6.657}]}, "encoding": {"color": {"value": "rgba(85.0,168.0,104.0,1)"}, "opacity": {"value": 0.15}, "x": {"field": "x", "scale": {"domain": [0.683, 53.2], "nice": false}, "type": "quantitative"}, "y": {"field": "y1", "scale": {"domain": [0.55, 10.45], "nice": false}, "type": "quantitative"}, "y2": {"field": "y2", "type": "quantitative"}}, "mark": {"clip": true, "type": "area"}}], "title": "", "width": 360}
